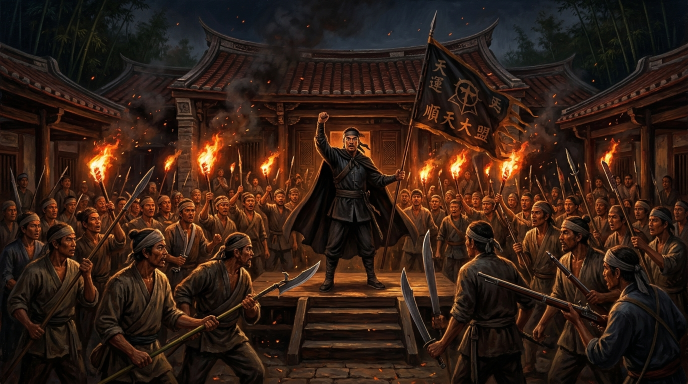
#> input picture assets/images/ch11/ch11_hero_banner.jpg, 1376 x 768 px, found by its file name (shown at 1/2 size)
$ python create_ch11_thumbnails.py
#> lines starting #> are read from the running program, lines starting #| are printed output that depends on the picture
# -*- coding: utf-8 -*-
"""
生成第 11 章 高點擊率 YouTube 影片與播客縮圖
規範：1280x720 HD、簡化大字、強對比度、陰影外框、無 Emoji
"""
import sys
from pathlib import Path
from PIL import Image, ImageDraw, ImageFont

def create_thumbnail(bg_path, out_path, tag_text, line1, line2, line3, is_podcast=False):
#> called with tag_text = '臺灣史 EP11', line1 = '三年一反五年一亂！', line2 = '朱一貴與林爽文生死博弈', line3 = '天地會大里杙誓師 · 諸羅城極限圍城與六堆義民', is_podcast = False
    im = Image.open(bg_path).convert("RGBA")
    target_w, target_h = 1280, 720

    scale = max(target_w / im.width, target_h / im.height)
#> scale = 0.938
    new_w = int(im.width * scale)
#> new_w = 1290
    new_h = int(im.height * scale)
#> new_h = 720
    im = im.resize((new_w, new_h), Image.Resampling.LANCZOS)
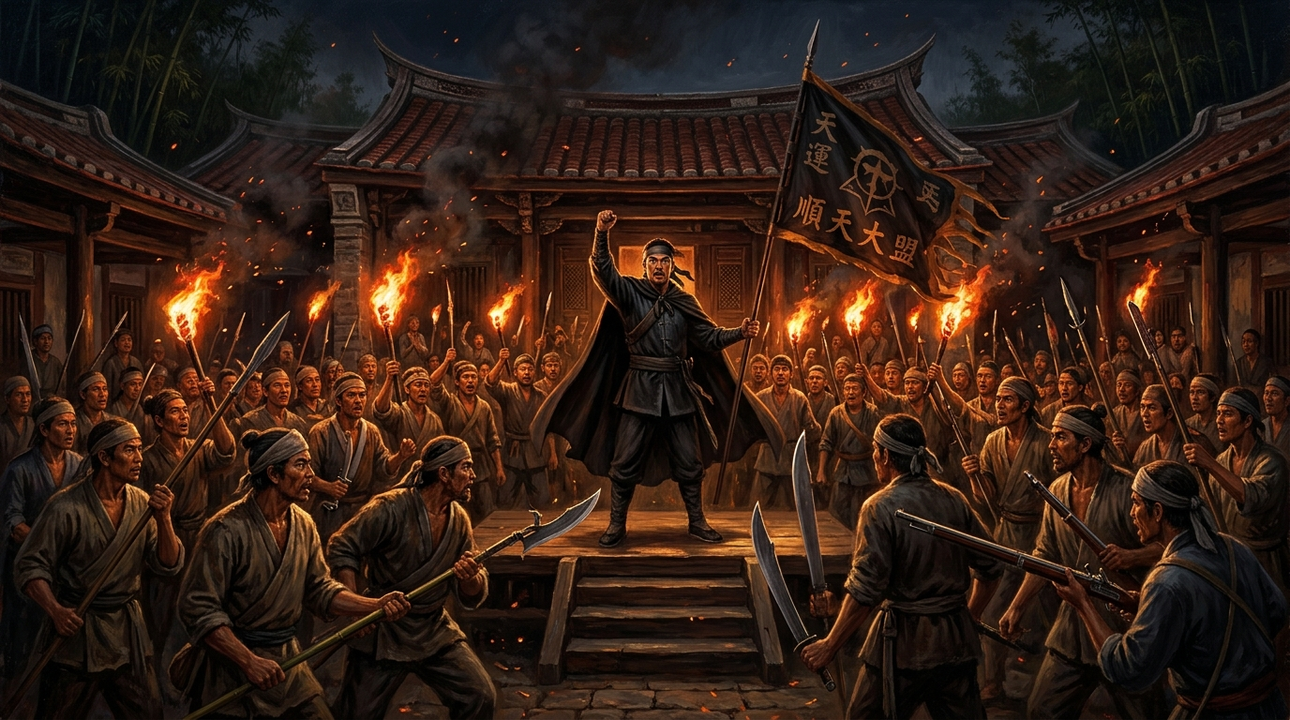
#> im: PIL image 1290x720 RGBA; mean R, G, B, A 50.9, 31.1, 21.3, 255

    left = (new_w - target_w) // 2
#> left = 5
    top = (new_h - target_h) // 2
#> top = 0
    im = im.crop((left, top, left + target_w, top + target_h))
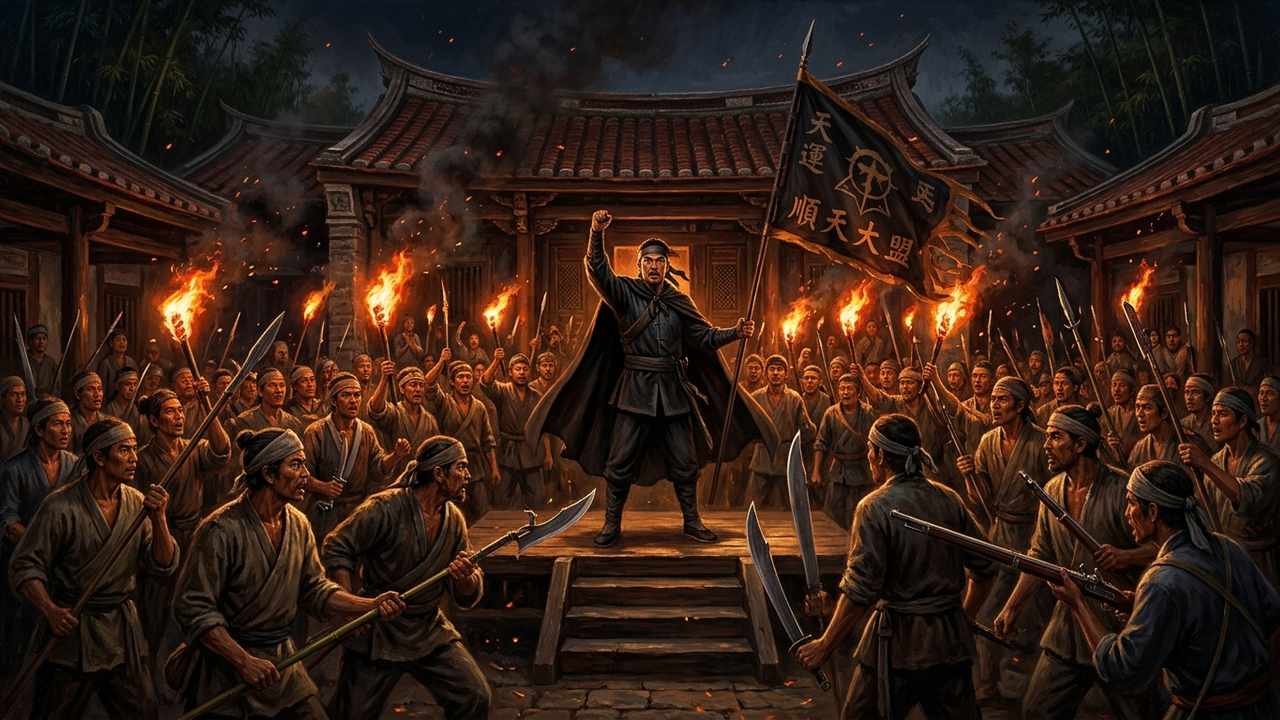
#> im: PIL image 1280x720 RGBA; mean R, G, B, A 51.1, 31.2, 21.3, 255

    overlay = Image.new("RGBA", (target_w, target_h), (0, 0, 0, 0))
#> overlay: PIL image 1280x720 RGBA; every value is 0
    draw_overlay = ImageDraw.Draw(overlay)

    for x in range(880):
        alpha = int(225 * (1 - (x / 880) ** 1.3))
        draw_overlay.line([(x, 0), (x, target_h)], fill=(10, 15, 25, alpha))

    for y in range(target_h - 250, target_h):
        prog = (y - (target_h - 250)) / 250
        alpha = int(210 * (prog ** 1.2))
        draw_overlay.line([(0, y), (target_w, y)], fill=(5, 10, 18, alpha))

    im = Image.alpha_composite(im, overlay)
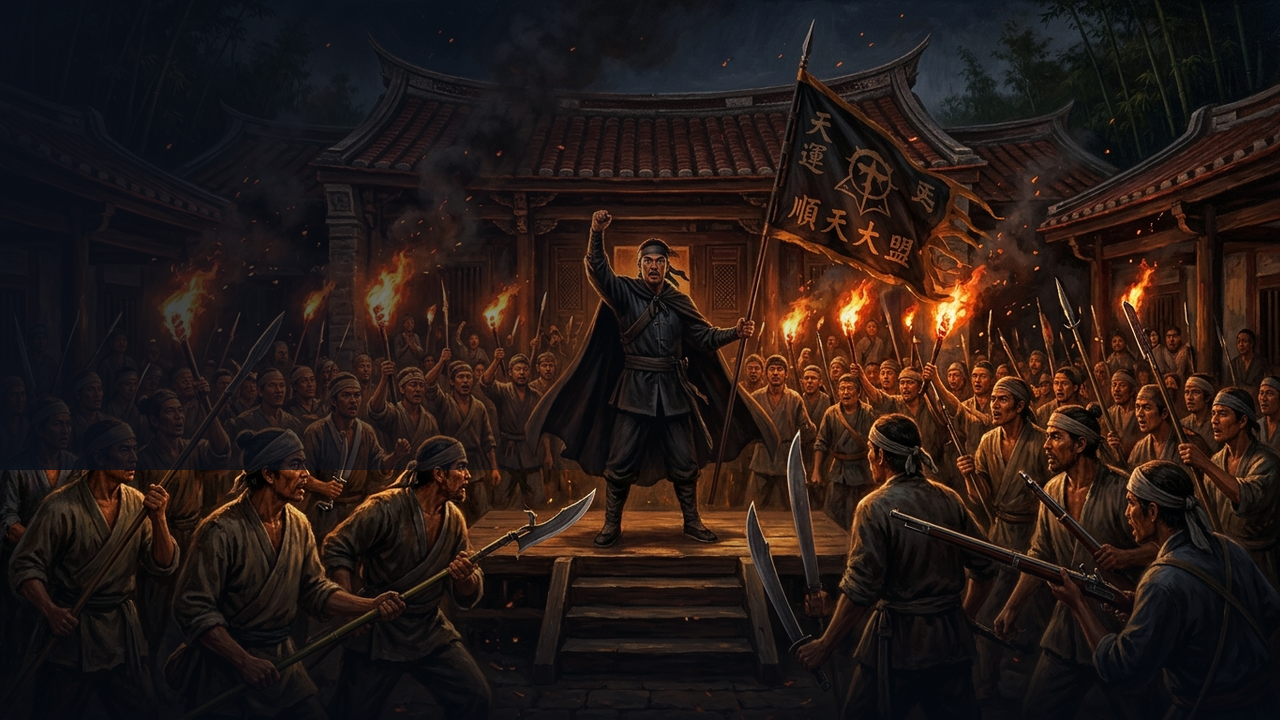
#> im: PIL image 1280x720 RGBA; mean R, G, B, A 37.5, 25.7, 22.2, 255
    draw = ImageDraw.Draw(im)

    font_path = "C:/Windows/Fonts/msjhbd.ttc"

    font_tag = ImageFont.truetype(font_path, 34)
    font_l1 = ImageFont.truetype(font_path, 88)
    font_l2 = ImageFont.truetype(font_path, 88)
    font_l3 = ImageFont.truetype(font_path, 36)

    start_x = 75
    start_y = 65

    # (A) 頂部膠囊徽章 (Pill Badge)
    tag_bg = (195, 25, 25, 240) if not is_podcast else (18, 95, 175, 240)
    tag_bbox = draw.textbbox((0, 0), tag_text, font=font_tag)
#> tag_bbox = (0, 7, 157, 38)
    tag_w = tag_bbox[2] - tag_bbox[0]
#> tag_w = 157
    tag_h = tag_bbox[3] - tag_bbox[1]
#> tag_h = 31

    pad_x, pad_y = 20, 8
    pill_box = [start_x, start_y, start_x + tag_w + pad_x * 2, start_y + tag_h + pad_y * 2]
#> pill_box = [75, 65, 272, 112]
    draw.rounded_rectangle(pill_box, radius=12, fill=tag_bg, outline=(255, 255, 255, 200), width=2)
    draw.text((start_x + pad_x, start_y + pad_y - 2), tag_text, font=font_tag, fill=(255, 255, 255))

    # (B) 主標第 1 行
    y_l1 = start_y + tag_h + pad_y * 2 + 35
#> y_l1 = 147
    draw.text((start_x + 5, y_l1 + 5), line1, font=font_l1, fill=(0, 0, 0, 240), stroke_width=6, stroke_fill=(0, 0, 0))
    draw.text((start_x, y_l1), line1, font=font_l1, fill=(255, 230, 0), stroke_width=6, stroke_fill=(15, 15, 15))

    # (C) 主標第 2 行
    y_l2 = y_l1 + 105
#> y_l2 = 252
    color_l2 = (255, 255, 255) if not is_podcast else (100, 220, 255)
    draw.text((start_x + 5, y_l2 + 5), line2, font=font_l2, fill=(0, 0, 0, 240), stroke_width=6, stroke_fill=(0, 0, 0))
    draw.text((start_x, y_l2), line2, font=font_l2, fill=color_l2, stroke_width=6, stroke_fill=(15, 15, 15))

    # (D) 副標第 3 行
    y_l3 = y_l2 + 115
#> y_l3 = 367
    pad_box_x, pad_box_y = 16, 6
    l3_bbox = draw.textbbox((0, 0), line3, font=font_l3)
#> l3_bbox = (0, 9, 467, 41)
    l3_w = l3_bbox[2] - l3_bbox[0]
#> l3_w = 467
    l3_h = l3_bbox[3] - l3_bbox[1]
#> l3_h = 32

    box_sub = [start_x, y_l3, start_x + l3_w + pad_box_x * 2, y_l3 + l3_h + pad_box_y * 2]
#> box_sub = [75, 367, 574, 411]
    draw.rounded_rectangle(box_sub, radius=8, fill=(0, 0, 0, 190), outline=(255, 255, 255, 100), width=1)
    draw.text((start_x + pad_box_x, y_l3 + pad_box_y - 2), line3, font=font_l3, fill=(240, 240, 240))

    # 存檔
    out_rgb = im.convert("RGB")
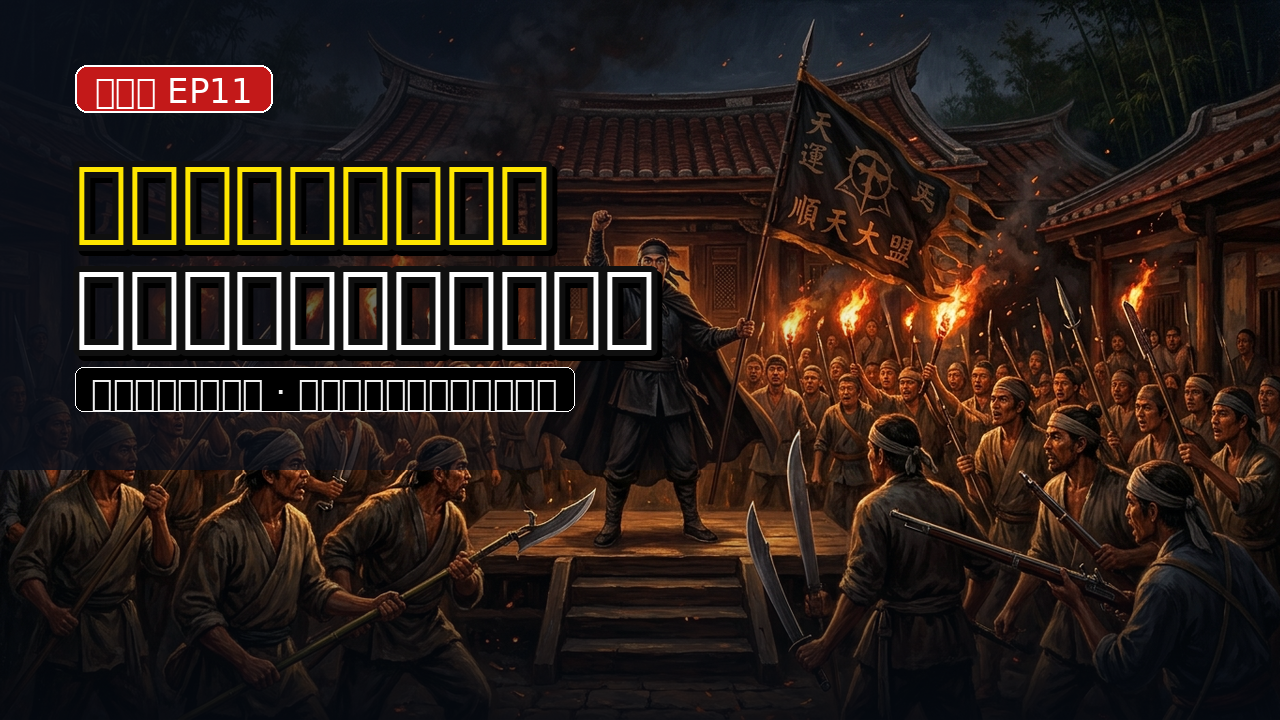
#> out_rgb: PIL image 1280x720 RGB; mean R, G, B 43.4, 31.2, 25.3
    out_rgb.save(out_path, "JPEG", quality=92)
#> (the run stopped early here; a loop or call above may not have finished)
